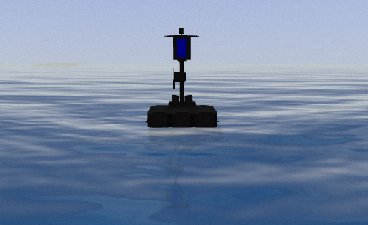
#> input picture vrx_vision/images/seq_blue.png, 368 x 225 px
$ python -i buoy_classifier.py   (imports and definitions only)
#> lines starting #> are read from the running program, lines starting #| are printed output that depends on the picture; after the words box and inside, x2 and y2 are one past the last pixel; in counts of white or black regions, pixels touching at a corner belong together
import numpy as np
import cv2
import rospkg

class BuoyClassifier():

    # [101 lines left out: functions kMeans, centreColour, getObjectMask, not called in this run]

    def raw_moment(self, data, i_order, j_order):
        nrows, ncols = data.shape
        y_indices, x_indicies = np.mgrid[:nrows, :ncols]
        return (data * x_indicies**i_order * y_indices**j_order).sum()

    def moments_cov(self, data):
        data_sum = data.sum()
        m10 = self.raw_moment(data, 1, 0)
        m01 = self.raw_moment(data, 0, 1)
        x_centroid = m10 / data_sum
        y_centroid = m01 / data_sum
        u11 = (self.raw_moment(data, 1, 1) - x_centroid * m01) / data_sum
        u20 = (self.raw_moment(data, 2, 0) - x_centroid * m10) / data_sum
        u02 = (self.raw_moment(data, 0, 2) - y_centroid * m01) / data_sum
        cov = np.array([[u20, u11], [u11, u02]])
        return (int(x_centroid), int(y_centroid)), cov

    def rotateCropScale(self, img):
        # Crop image to buoy
        cont_return = cv2.findContours(img, cv2.RETR_EXTERNAL, cv2.CHAIN_APPROX_SIMPLE)
        contours = cont_return[0] if len(cont_return) is 2 else cont_return[1] # Version fix

        best_cnt = max(contours, key=cv2.contourArea) # Get largest contour
        x, y, w, h = cv2.boundingRect(best_cnt)
        cropped_img = img[y:y+h, x:x+w] # Crop rectangle around buoy

        # Get rotation angle to vertically align buoy
        center, cov_matrix = self.moments_cov(cropped_img)
        eig_vals, eig_vecs = np.linalg.eig(cov_matrix)
        sort_indices = np.argsort(eig_vals)[::-1] # Index of largest eigenvalue
        x_v1, y_v1 = eig_vecs[:, sort_indices[0]] # Eigenvector with largest eigenvalue
        theta = np.tanh((x_v1)/(y_v1))            # Angle of largest eigenvector

        # Rotate image to align with major axis of buoy
        rot_mat = cv2.getRotationMatrix2D(center, np.degrees(-theta), 1.0)
        largest_dim  = max(cropped_img.shape)
        rotated_img = cv2.warpAffine(cropped_img, rot_mat, (largest_dim,
                 largest_dim))

        # Crop image again, since rotation changes positioning

        cont_return = cv2.findContours(rotated_img, cv2.RETR_EXTERNAL,
                 cv2.CHAIN_APPROX_SIMPLE)
        contours = cont_return[0] if len(cont_return) is 2 else cont_return[1] # Version fix


        best_cnt = max(contours, key=cv2.contourArea) # Get largest contour
        x, y, w, h = cv2.boundingRect(best_cnt)
        cropped_img = rotated_img[y:y+h, x:x+w] # Crop rectangle around buoy

        # Scale image to constant size
        width = 100
        scaled_img = cv2.resize(cropped_img, (width, width))
        return scaled_img

    # [128 lines left out: functions mirrorCombine, bgr2rgb, normalise, colourConfidenceRGB, percentSimilar, classifyBuoy and 1 more, not called in this run]

>>> import cv2
>>> picture = cv2.imread('../images/seq_blue.png', cv2.IMREAD_GRAYSCALE)
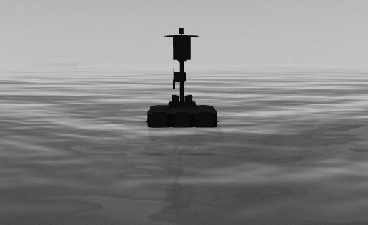
#> picture: shape (225, 368); min 0, max 204, mean 134.4
>>> result = BuoyClassifier().rotateCropScale(picture)
#> in rotateCropScale, `cont_return = cv2.findContours(img, cv2.RETR_EXTERNAL, cv2.CHAIN_APPRO..`: cont_return = 1 contour; box (x1, y1, x2, y2) and area: (0, 0, 368, 225) 82208
#> in rotateCropScale, `contours = cont_return[0] if len(cont_return) is 2 else cont_return[1]`: contours = [[[0, 0], [0, 224], [367, 224], [367, 0]]]
#> in rotateCropScale, `best_cnt = max(contours, key=cv2.contourArea)`: best_cnt = [[0, 0], [0, 224], [367, 224], [367, 0]]
#> in rotateCropScale, `x, y, w, h = cv2.boundingRect(best_cnt)`: x = 0; w = 368; h = 225
#> in moments_cov, `data_sum = data.sum()`: data_sum = 11125722
#> in moments_cov, `m10 = self.raw_moment(data, 1, 0)`: m10 = 2043320723
#> in moments_cov, `m01 = self.raw_moment(data, 0, 1)`: m01 = 1033608159
#> in moments_cov, `x_centroid = m10 / data_sum`: x_centroid = 183.7
#> in moments_cov, `y_centroid = m01 / data_sum`: y_centroid = 92.9
#> in moments_cov, `u11 = (self.raw_moment(data, 1, 1) - x_centroid * m01) / data_sum`: u11 = 14.66
#> in moments_cov, `u20 = (self.raw_moment(data, 2, 0) - x_centroid * m10) / data_sum`: u20 = 11705
#> in moments_cov, `u02 = (self.raw_moment(data, 0, 2) - y_centroid * m01) / data_sum`: u02 = 3896.5
#> in moments_cov, `cov = np.array([[u20, u11], [u11, u02]])`: cov = [[11705, 14.66], [14.66, 3896.5]]
#> in rotateCropScale, `center, cov_matrix = self.moments_cov(cropped_img)`: center = (183, 92); cov_matrix = [[11705, 14.66], [14.66, 3896.5]]
#> in rotateCropScale, `eig_vals, eig_vecs = np.linalg.eig(cov_matrix)`: eig_vals = [11705, 3896.5]; eig_vecs = [[1, -0.00188], [0.00188, 1]]
#> in rotateCropScale, `sort_indices = np.argsort(eig_vals)[::-1]`: sort_indices = [0, 1]
#> in rotateCropScale, `x_v1, y_v1 = eig_vecs[:, sort_indices[0]]`: x_v1 = 1; y_v1 = 0.00188
#> in rotateCropScale, `theta = np.tanh((x_v1)/(y_v1))`: theta = 1
#> in rotateCropScale, `rot_mat = cv2.getRotationMatrix2D(center, np.degrees(-theta), 1.0)`: rot_mat = [[0.54, -0.841, 161.5], [0.841, 0.54, -111.7]]
#> in rotateCropScale, `rotated_img = cv2.warpAffine(cropped_img, rot_mat, (largest_dim, large..`:
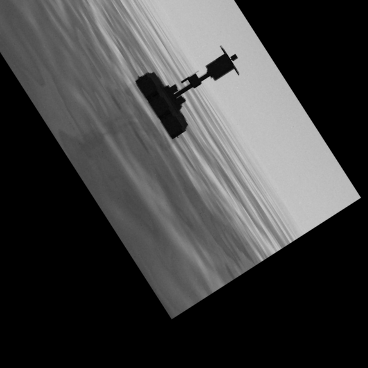
#> rotated_img: shape (368, 368); min 0, max 201, mean 64.8
#> in rotateCropScale, `cont_return = cv2.findContours(rotated_img, cv2.RETR_EXTERNAL, cv2.CHA..`: cont_return = 1 contour; box (x1, y1, x2, y2) and area: (0, 0, 361, 320) 68174
#> in rotateCropScale, `contours = cont_return[0] if len(cont_return) is 2 else cont_return[1]`: contours has the same summary as cont_return
#> in rotateCropScale, `best_cnt = max(contours, key=cv2.contourArea)`: best_cnt = contour of 470 points, box (x1, y1, x2, y2) (0, 0, 361, 320), area 68174
#> in rotateCropScale, `x, y, w, h = cv2.boundingRect(best_cnt)`: w = 361; h = 320
#> in rotateCropScale, `cropped_img = rotated_img[y:y+h, x:x+w]`:
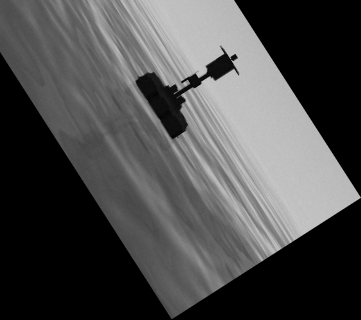
#> cropped_img: shape (320, 361); min 0, max 201, mean 75.9
#> in rotateCropScale, `scaled_img = cv2.resize(cropped_img, (width, width))`:
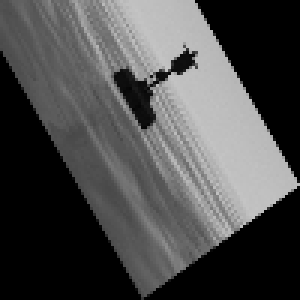
#> scaled_img: shape (100, 100) (shown 3 times larger); min 0, max 196, mean 75.8

$ run again, on vrx_vision/images/seq_green.png
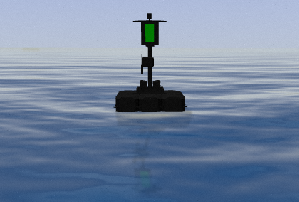
#> input picture vrx_vision/images/seq_green.png, 299 x 202 px
#> `picture = cv2.imread('../images/seq_blue.png', cv2.IMREAD_GRAYSCALE)`:
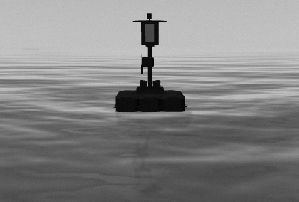
#> picture: shape (202, 299); min 0, max 205, mean 132.2
#> in rotateCropScale, `cont_return = cv2.findContours(img, cv2.RETR_EXTERNAL, cv2.CHAIN_APPRO..`: cont_return = 1 contour; box (x1, y1, x2, y2) and area: (0, 0, 299, 202) 59898
#> in rotateCropScale, `contours = cont_return[0] if len(cont_return) is 2 else cont_return[1]`: contours = [[[0, 0], [0, 201], [298, 201], [298, 0]]]
#> in rotateCropScale, `best_cnt = max(contours, key=cv2.contourArea)`: best_cnt = [[0, 0], [0, 201], [298, 201], [298, 0]]
#> in rotateCropScale, `x, y, w, h = cv2.boundingRect(best_cnt)`: x = 0; w = 299; h = 202
#> data_sum = 7986269
#> m10 = 1187066910
#> m01 = 668038936
#> x_centroid = 148.6
#> y_centroid = 83.65
#> u11 = -20.4
#> u20 = 7773.4
#> u02 = 3208
#> cov = [[7773.4, -20.4], [-20.4, 3208]]
#> center = (148, 83); cov_matrix = [[7773.4, -20.4], [-20.4, 3208]]
#> eig_vals = [7773.5, 3207.9]; eig_vecs = [[1, 0.00447], [-0.00447, 1]]
#> sort_indices = [0, 1]
#> x_v1 = 1; y_v1 = -0.00447
#> theta = -1
#> rot_mat = [[0.54, 0.841, -1.81], [-0.841, 0.54, 162.7]]
#> in rotateCropScale, `cont_return = cv2.findContours(rotated_img, cv2.RETR_EXTERNAL, cv2.CHA..`: cont_return = 1 contour; box (x1, y1, x2, y2) and area: (0, 0, 299, 273) 50708
#> in rotateCropScale, `contours = cont_return[0] if len(cont_return) is 2 else cont_return[1]`: contours has the same summary as cont_return
#> in rotateCropScale, `best_cnt = max(contours, key=cv2.contourArea)`: best_cnt = contour of 385 points, box (x1, y1, x2, y2) (0, 0, 299, 273), area 50708
#> in rotateCropScale, `x, y, w, h = cv2.boundingRect(best_cnt)`: h = 273
#> in rotateCropScale, `scaled_img = cv2.resize(cropped_img, (width, width))`:
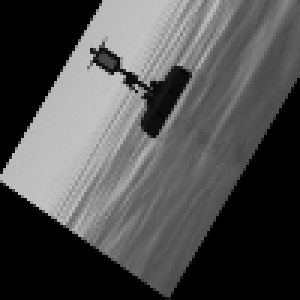
#> scaled_img: shape (100, 100) (shown 3 times larger); min 0, max 196, mean 78.8
